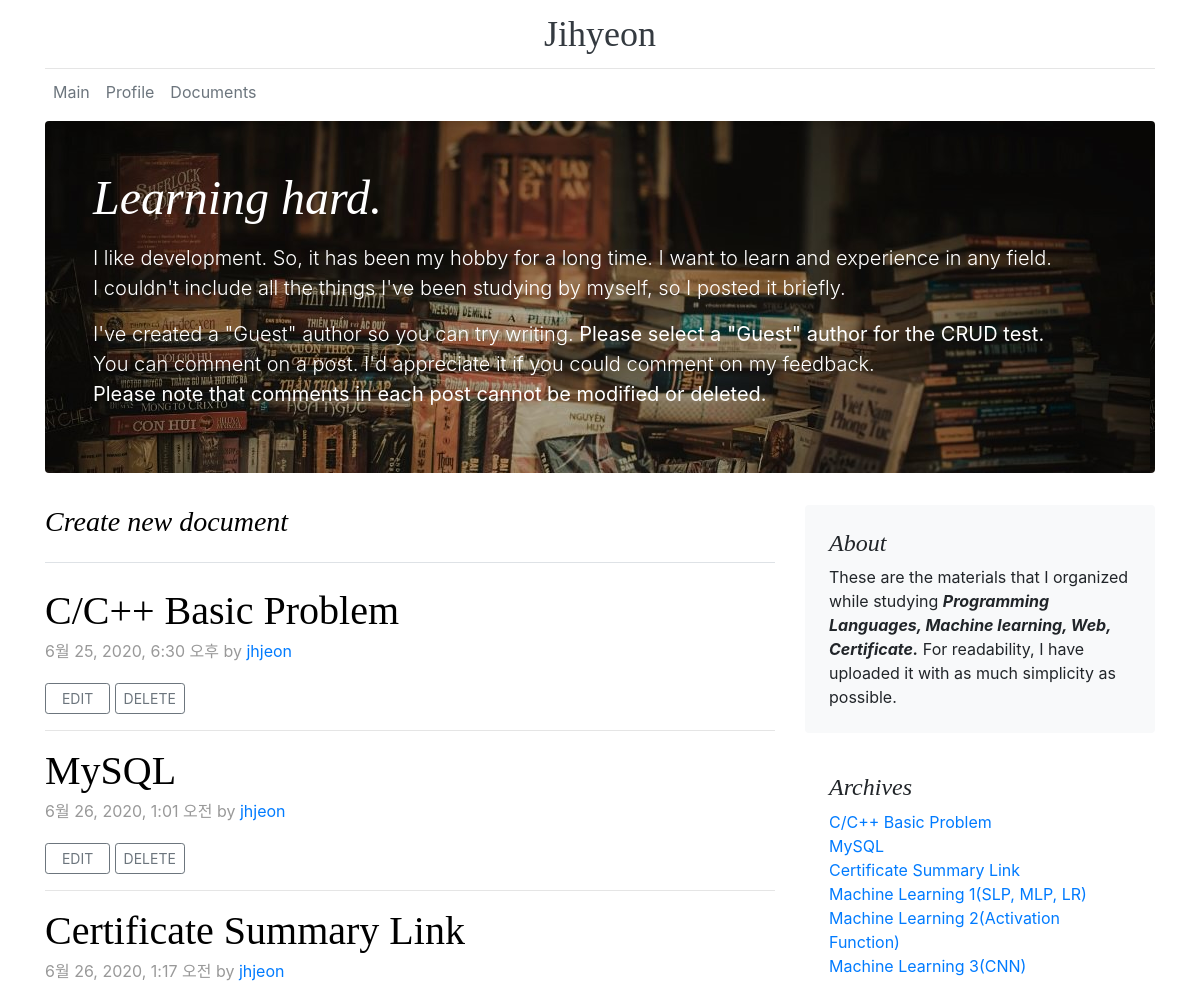
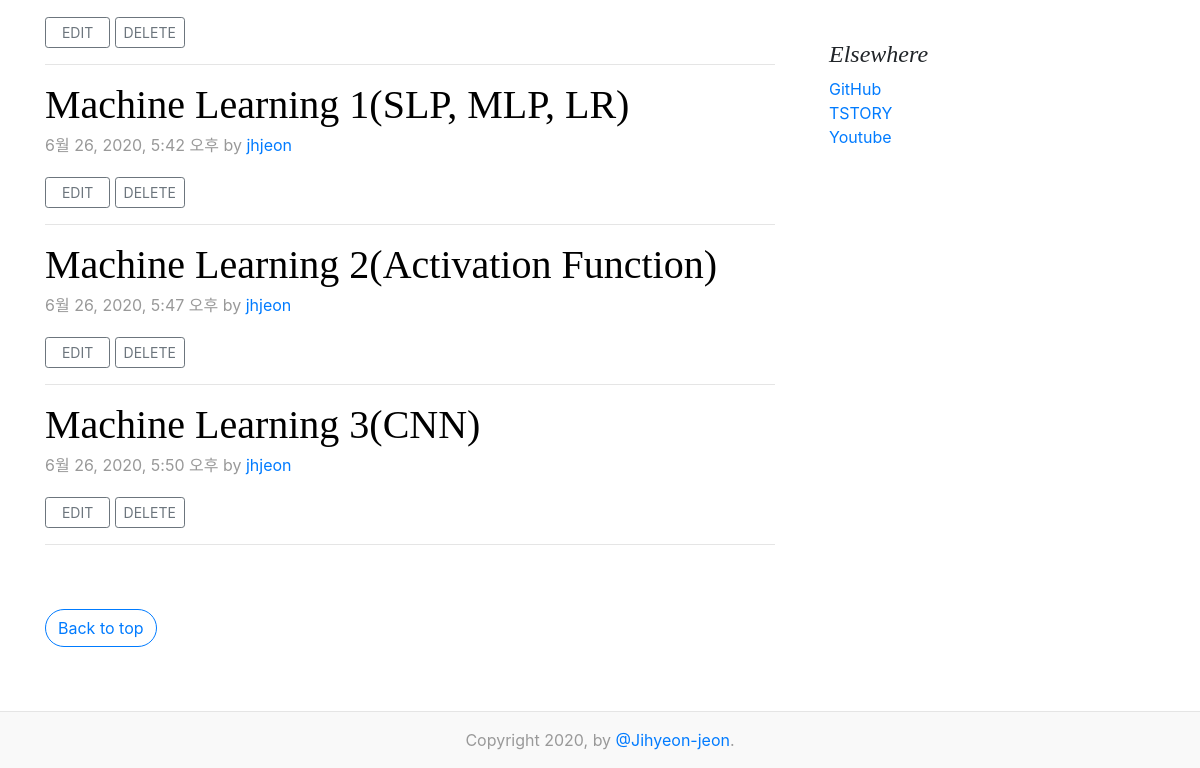
Page /stackMain/ on the committed database (2 pictures, top to bottom).
### myresume/models.py (models this page shows)
class Stack(models.Model):
    title = models.CharField(max_length=100)
    pub_date = models.DateTimeField(default=timezone.now)
    author = models.ForeignKey(User, on_delete=models.CASCADE, null=True, default=1)
    body = RichTextUploadingField()

### myresume/views.py (the view)
# urls.py: path('stackMain/', myresume.views.stackMain, name='stackMain'),
def stackMain(request):
    stacks = Stack.objects.all()
    return render(request, 'myresume/stackMain.html', {'stacks': stacks })

### myresume/templates/myresume/stackMain.html (shortened to what this page needs)
{% extends 'base.html' %}
{% load static %}
{% block content %}
<main role="main" class="container">
  <div class="jumbotron p-4 p-md-5 text-white rounded bg-dark" style="background-image: url({% static 'images/lib2.jpg'%})">
    <div class="col-md-12 px-0">
      <h1 class="display-4 font-italic">Learning hard.</h1>
      <p class="lead my-3">
      I like development. So, it has been my hobby for a long time. I want to learn and experience in any field.<br>
      I couldn't include all the things I've been studying by myself, so I posted it briefly.<br></p>
      <p class="lead my-3">
      I've created a "Guest" author so you can try writing. <b>Please select a "Guest" author for the CRUD test.</b><br>
      You can comment on a post. I'd appreciate it if you could comment on my feedback.<br>
      <b>Please note that comments in each post cannot be modified or deleted.</b></p>
    </div>
  </div>
  <div class="row">
    <div class="col-md-8 blog-main">
      <h3 class="pb-4 mb-4 font-italic border-bottom">
        <a href="{% url 'createStack' %}" style="color:000000;">Create new document</a>
      </h3>
      <div class="blog-post">
      {% for stack in stacks %}
        <h2 class="blog-post-title"><a href="{% url 'detail' stack.id %}" style="color:000000;">{{ stack.title }}</a></h2>
        <p class="blog-post-meta">{{ stack.pub_date }} by <a href="#">{{ stack.author }}</a></p>
        <a class="btn btn-sm btn-outline-secondary" href="{% url 'updateStack' stack.id %}">&nbsp; EDIT &nbsp;</a>
        <a class="btn btn-sm btn-outline-secondary" href="{% url 'deleteStack' stack.id %}"> DELETE </a>
        <hr>
      {% endfor %}
      </div>
      <nav class="blog-pagination">
        <a class="btn btn-outline-primary" href="#">Back to top</a>
      </nav>
    </div>
    <aside class="col-md-4 blog-sidebar">
      <div class="p-4 mb-3 bg-light rounded">
        <h4 class="font-italic">About</h4>
        <p class="mb-0">These are the materials that I organized while studying <b><em>Programming Languages, Machine learning, Web, Certificate.</em></b> For readability, I have uploaded it with as much simplicity as possible.</p>
      </div>
      <div class="p-4">
        <h4 class="font-italic">Archives</h4>
        <ol class="list-unstyled mb-0">
          {% for stack in stacks %}
          <li><a href="{% url 'detail' stack.id %}">{{ stack.title }}</a></li>
          {% endfor %}
        </ol>
      </div>
      <div class="p-4">
        <h4 class="font-italic">Elsewhere</h4>
        <ol class="list-unstyled">
          <li><a href="https://github.com/jihyeon001">GitHub</a></li>
          <li><a href="https://common-ground.tistory.com/">TSTORY</a></li>
          <li><a href="https://www.youtube.com/channel/UC5GmjrBNoHrOmoXUsPM21TA">Youtube</a></li>
        </ol>
      </div>
    </aside>
  </div>
</main>
{% endblock %}

### myresume/static/myresume/css/base.css (style rules this page uses)
h1, h2, h3, h4, h5, h6 { font-family: "Playfair Display", Georgia, "Times New Roman", serif; }
.display-4 { font-size: 2.5rem; }
@media (min-width: 768px) { .display-4 { font-size: 3rem; } }
.blog-pagination { margin-bottom: 4rem; }
.blog-pagination > .btn { border-radius: 2rem; }
.blog-post { margin-bottom: 4rem; }
.blog-post-title { margin-bottom: .25rem; font-size: 2.5rem; }
.blog-post-meta { margin-bottom: 1.25rem; color: #999; }

### rows in the picture
Stack: title "C/C++ Basic Problem", pub_date "6월 25, 2020, 6:30 오후", author "jhjeon"
Stack: title "MySQL", pub_date "6월 26, 2020, 1:01 오전", author "jhjeon"
Stack: title "Certificate Summary Link", pub_date "6월 26, 2020, 1:17 오전", author "jhjeon"
Stack: title "Machine Learning 1(SLP, MLP, LR)", pub_date "6월 26, 2020, 5:42 오후", author "jhjeon"
Stack: title "Machine Learning 2(Activation Function)", pub_date "6월 26, 2020, 5:47 오후", author "jhjeon"
Stack: title "Machine Learning 3(CNN)", pub_date "6월 26, 2020, 5:50 오후", author "jhjeon"
